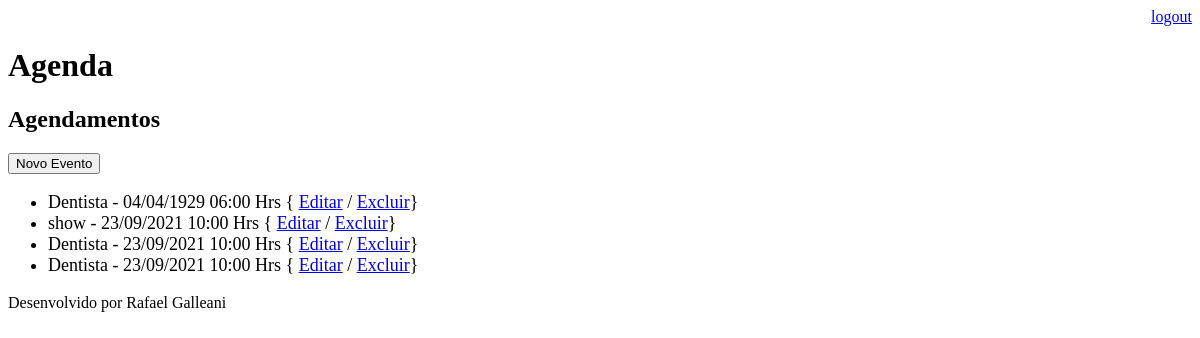
The page /agenda/ (signed in) on the database as committed earlier.
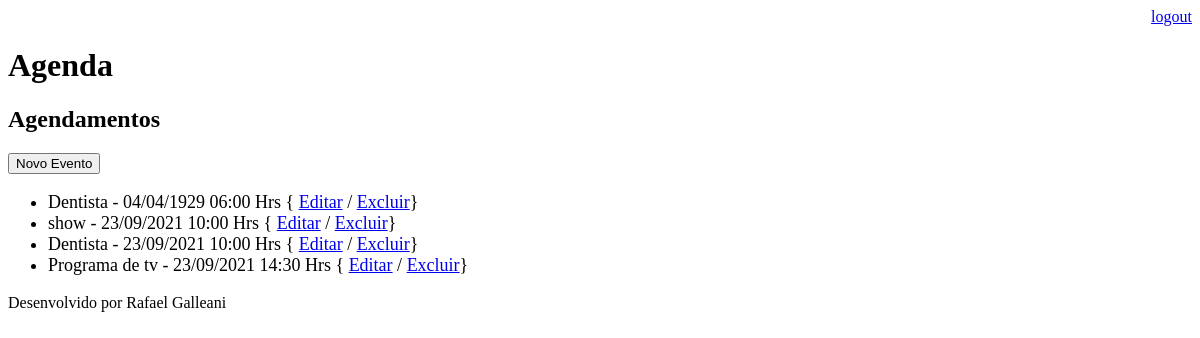
The same page on the database as committed later.
### core/models.py (models this page shows, shortened)
class Evento(models.Model):
    titulo = models.CharField(max_length=100)
    descricao = models.TextField(blank=True, null=True)
    data_evento = models.DateTimeField(verbose_name='Data do Evento')
    data_criacao = models.DateTimeField(auto_now=True)#configura data atual do usuario
    usuario = models.ForeignKey(User, on_delete=models.CASCADE)#se for esxcluir usuario,exclui tudo relacionado a ele
    class Meta:
        db_table = 'evento'
    def get_data_evento(self):
        return self.data_evento.strftime('%d/%m/%Y %H:%M Hrs')

### core/views.py (the view)
# urls.py: path('agenda/', views.lista_eventos),
@login_required(login_url='/login/')
def lista_eventos(request):
   usuario = request.user
   evento = Evento.objects.filter(usuario=usuario)
   dados = {'eventos': evento}
   return render(request, 'agenda.html', dados)

### templates/agenda.html
{% extends "model-page.html" %}
{% block content %}
    <h2>Agendamentos</h2>
    <a href="evento/">
    <button type="button">Novo Evento</button>
    </a>
        <ul style="font-size: 18px">
        {% for evento in eventos %}
             <li>
                 {{ evento.titulo }} - {{ evento.get_data_evento }}
                 { <a href="evento/?id={{ evento.id }}">Editar</a>
                 / <a href="evento/delete/{{ evento.id }}/">Excluir</a>}
             </li>
        {% endfor %}
        </ul>
 {% endblock %}

Rows that differ between the two databases and show on the page:
removed Evento: titulo "Dentista", get_data_evento "23/09/2021 10:00 Hrs"
added Evento: titulo "Programa de tv", get_data_evento "23/09/2021 14:30 Hrs"
